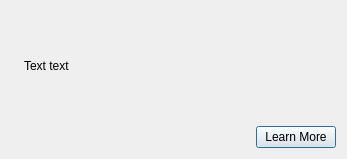
<?xml version="1.0" encoding="UTF-8"?>
<ui version="4.0">
 <class>Dialog</class>
 <widget class="QDialog" name="Dialog">
  <property name="geometry">
   <rect>
    <x>0</x>
    <y>0</y>
    <width>347</width>
    <height>159</height>
   </rect>
  </property>
  <property name="windowTitle">
   <string>The Current Sgtk Environment</string>
  </property>
  <layout class="QVBoxLayout" name="verticalLayout">
   <item>
    <layout class="QHBoxLayout" name="horizontalLayout">
     <item>
      <widget class="QLabel" name="logo_example">
       <property name="text">
        <string/>
       </property>
       <property name="pixmap">
        <pixmap resource="resources.qrc">:/res/sg_logo.png</pixmap>
       </property>
      </widget>
     </item>
     <item>
      <widget class="QLabel" name="message">
       <property name="sizePolicy">
        <sizepolicy hsizetype="Expanding" vsizetype="Expanding">
         <horstretch>0</horstretch>
         <verstretch>0</verstretch>
        </sizepolicy>
       </property>
       <property name="text">
        <string>Text text</string>
       </property>
       <property name="alignment">
        <set>Qt::AlignLeading|Qt::AlignLeft|Qt::AlignVCenter</set>
       </property>
       <property name="wordWrap">
        <bool>true</bool>
       </property>
      </widget>
     </item>
    </layout>
   </item>
   <item>
    <layout class="QHBoxLayout" name="horizontalLayout_2">
     <item>
      <spacer name="horizontalSpacer">
       <property name="orientation">
        <enum>Qt::Horizontal</enum>
       </property>
       <property name="sizeHint" stdset="0">
        <size>
         <width>17</width>
         <height>20</height>
        </size>
       </property>
      </spacer>
     </item>
     <item>
      <widget class="QPushButton" name="learn_more">
       <property name="text">
        <string>Learn More</string>
       </property>
      </widget>
     </item>
    </layout>
   </item>
  </layout>
 </widget>
 <resources>
  <include location="resources.qrc"/>
 </resources>
 <connections/>
</ui>
